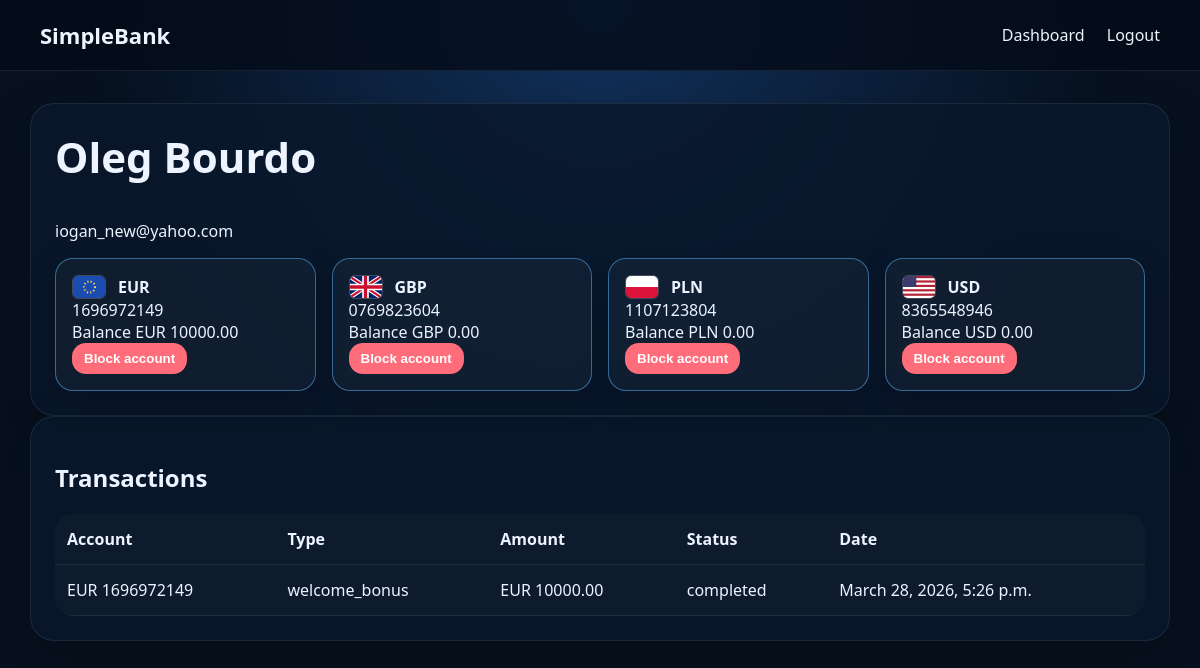
Page /app/manager/users/3/ (signed in) on the earlier database version.
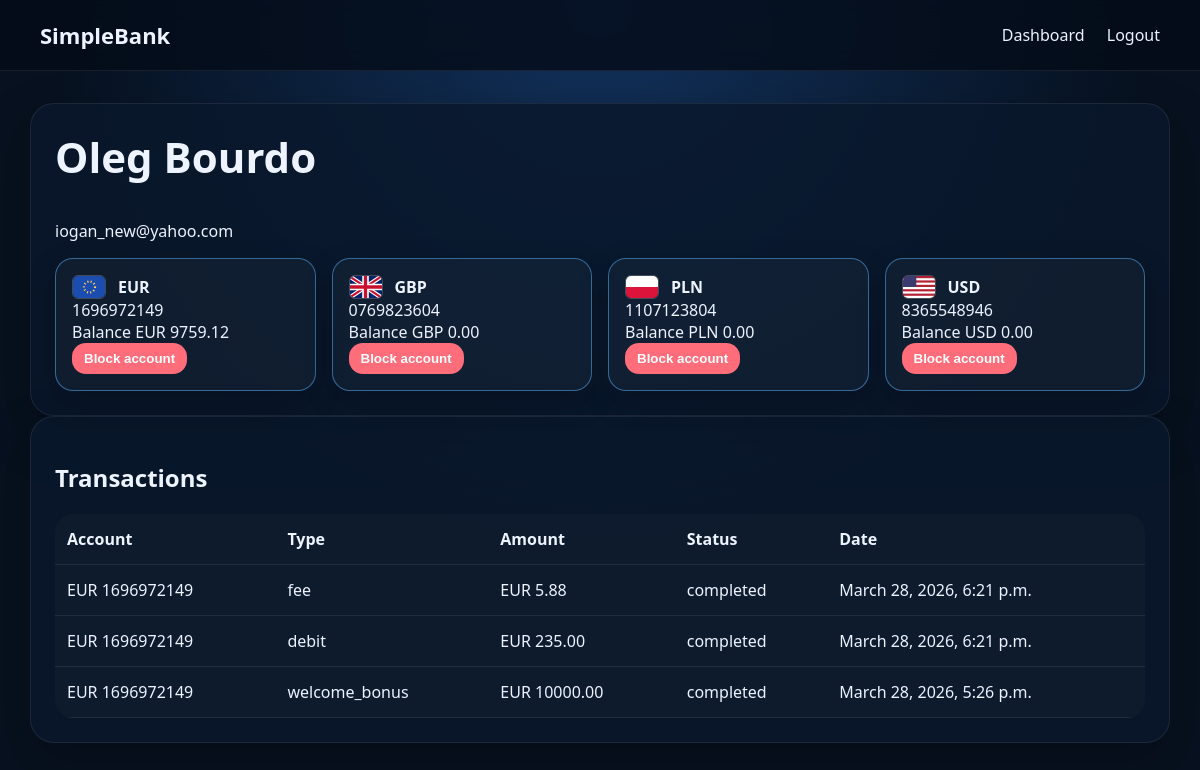
Same page on the later database version.
### accounts/models.py (models this page shows, shortened)
class BankAccount(models.Model):
    user = models.ForeignKey(settings.AUTH_USER_MODEL, on_delete=models.CASCADE, related_name="accounts")
    account_number = models.CharField(max_length=10, unique=True)
    swift_code = models.CharField(max_length=11, blank=True)
    balance = models.DecimalField(max_digits=14, decimal_places=2, default=Decimal("0.00"))
    reserved_balance = models.DecimalField(max_digits=14, decimal_places=2, default=Decimal("0.00"))
    currency = models.CharField(max_length=3, choices=AccountCurrency.choices, default=AccountCurrency.EUR)
    status = models.CharField(max_length=20, choices=AccountStatus.choices, default=AccountStatus.ACTIVE)
    created_at = models.DateTimeField(auto_now_add=True)
    updated_at = models.DateTimeField(auto_now=True)
    class Meta:
        ordering = ["currency", "account_number"]
        constraints = [
            models.UniqueConstraint(fields=["user", "currency"], name="unique_currency_account_per_user"),
        ]
    @property
    def flag_file(self):
        return get_currency_metadata(self.currency)["flag_file"]

### transactions/models.py (models this page shows, shortened)
class Transaction(models.Model):
    account = models.ForeignKey("accounts.BankAccount", on_delete=models.CASCADE, related_name="transactions")
    related_account = models.ForeignKey("accounts.BankAccount", on_delete=models.SET_NULL, null=True, blank=True, related_name="related_transactions")
    transfer = models.ForeignKey(Transfer, on_delete=models.SET_NULL, null=True, blank=True, related_name="transactions")
    type = models.CharField(max_length=20, choices=TransactionType.choices)
    status = models.CharField(max_length=20, choices=TransactionStatus.choices, default=TransactionStatus.COMPLETED)
    amount = models.DecimalField(max_digits=14, decimal_places=2)
    fee_amount = models.DecimalField(max_digits=14, decimal_places=2, default=Decimal("0.00"))
    reference = models.CharField(max_length=255, blank=True)
    description = models.CharField(max_length=255, blank=True)
    created_at = models.DateTimeField(auto_now_add=True)
    processed_at = models.DateTimeField(null=True, blank=True, default=None)
    class Meta:
        ordering = ["-created_at", "-id"]

### webui/views.py (the view)
        def wrapped(request, *args, **kwargs):
            if request.user.role not in roles:
                messages.error(request, "You do not have permission to access this page.")
                return redirect("dashboard")
            return view_func(request, *args, **kwargs)

### accounts/currencies.py (called while the page is built)
def get_currency_metadata(currency):
    return CURRENCY_METADATA[currency]

### webui/views.py (called while the page is built)
def role_required(*roles):
    def decorator(view_func):
        def wrapped(request, *args, **kwargs):
            if request.user.role not in roles:
                messages.error(request, "You do not have permission to access this page.")
                return redirect("dashboard")
            return view_func(request, *args, **kwargs)
        return login_required(wrapped)
    return decorator

@role_required(UserRole.MANAGER)
def manager_user_detail(request, user_id):
    bank_user = get_object_or_404(User.objects.prefetch_related("accounts"), pk=user_id, role=UserRole.USER)
    transactions = Transaction.objects.filter(account__user=bank_user).select_related("account", "related_account")[:100]
    return render(request, "webui/manager_user_detail.html", {"bank_user": bank_user, "transactions": transactions})

### templates/webui/manager_user_detail.html (shortened to what this page needs)
{% extends "webui/base.html" %}
{% block content %}
<section class="panel">
    <h1>{{ bank_user.full_name }}</h1>
    <p>{{ bank_user.email }}</p>
    <div class="account-grid compact">
        {% for account in bank_user.accounts.all %}
            <div class="account-card active">
                <div class="currency-inline">
                    <img class="currency-flag" src="/static/{{ account.flag_file }}" alt="{{ account.currency }} flag">
                    <strong>{{ account.currency }}</strong>
                </div>
                <div>{{ account.account_number }}</div>
                <div>Balance {{ account.currency }} {{ account.balance }}</div>
                <form method="post" action="{% url 'webui-manager-block-account' account.id %}">
                    <button class="button danger small" type="submit">Block account</button>
                </form>
            </div>
        {% endfor %}
    </div>
</section>
<section class="panel">
    <h2>Transactions</h2>
    <table>
        <thead><tr><th>Account</th><th>Type</th><th>Amount</th><th>Status</th><th>Date</th></tr></thead>
        <tbody>
            {% for tx in transactions %}
                <tr>
                    <td>{{ tx.account.currency }} {{ tx.account.account_number }}</td>
                    <td>{{ tx.type }}</td>
                    <td>{{ tx.account.currency }} {{ tx.amount }}</td>
                    <td>{{ tx.status }}</td>
                    <td>{{ tx.created_at }}</td>
                </tr>
            {% empty %}
                <tr><td colspan="5">No transactions found.</td></tr>
            {% endfor %}
        </tbody>
    </table>
</section>
{% endblock %}

Differences in the rows shown:
changed BankAccount "EUR": balance "10000.00" → "9759.12"
added Transaction: account.currency "EUR", account.account_number "1696972149", type "fee", amount "5.88", status "completed", created_at "March 28, 2026, 6:21 p.m."
added Transaction: account.currency "EUR", account.account_number "1696972149", type "debit", amount "235.00", status "completed", created_at "March 28, 2026, 6:21 p.m."
